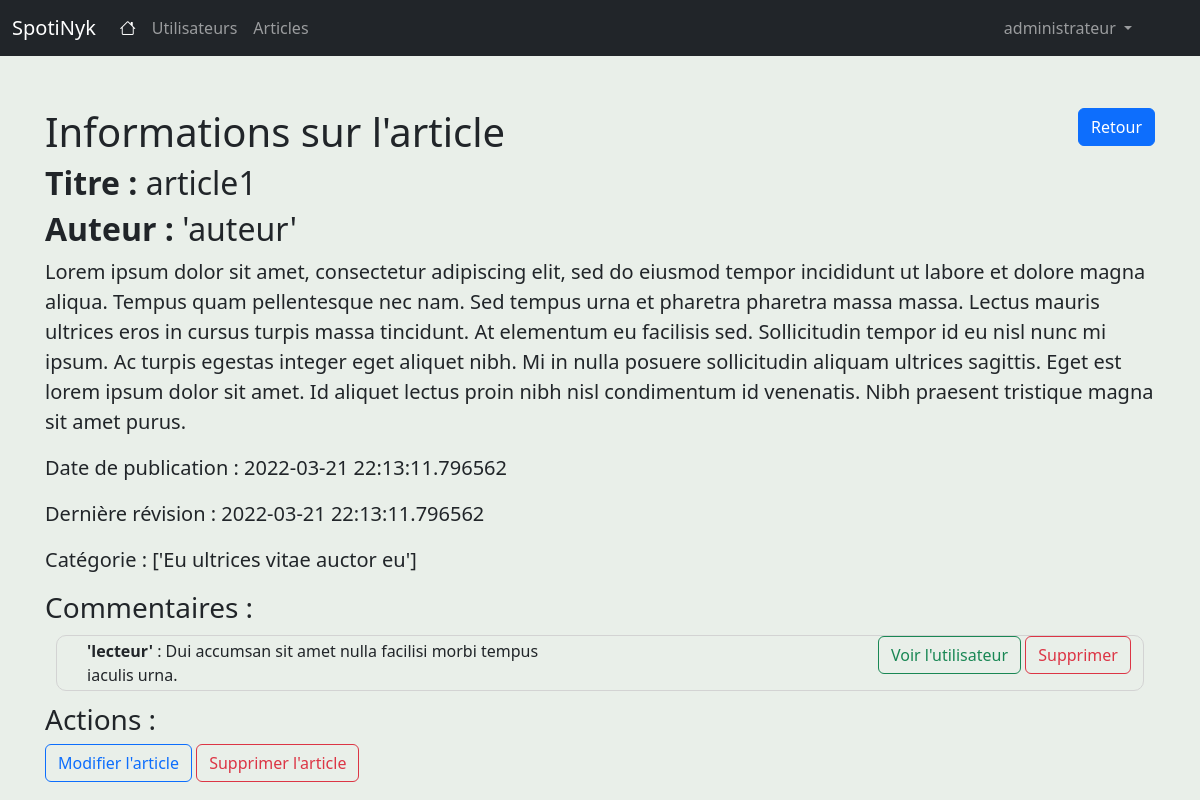
/admin/articles/show/6 (signed in), run on the app's committed database.
### app/models/tables.py (models this page shows, shortened)
class Usagers(db.Model):
    id = db.Column(db.Integer, primary_key=True)
    username = db.Column(db.String(80), unique=True, nullable=False)
    email = db.Column(db.String(120), unique=True, nullable=False)
    password = db.Column(db.String(100), nullable=False)
    profil_id = db.Column(db.Integer, db.ForeignKey('profils.id'), nullable=False)
    def __repr__(self):
        return '%r' % self.username

class Articles(db.Model):
    id = db.Column(db.Integer, primary_key=True)
    title = db.Column(db.String(80), nullable=False)
    text = db.Column(db.Text, nullable=False)
    date_publication = db.Column(db.DateTime, nullable=False, default=datetime.utcnow)
    date_revision = db.Column(db.DateTime, nullable=False, default=datetime.utcnow)
    usager_id = db.Column(db.Integer, db.ForeignKey('usagers.id'), nullable=False)
    statut = db.Column(db.Integer, nullable=False)
    usager = db.relationship('Usagers', backref=db.backref('articles', lazy=True))
    article_balise = db.relationship("ArticleBalise", back_populates="article")
    article_reaction = db.relationship("ArticleReaction", back_populates="article")
    def __repr__(self):
        return '<Article %r>' % self.title

class Balises(db.Model):
    id = db.Column(db.Integer, primary_key=True)
    description = db.Column(db.String(50), nullable=False)
    article_balise = db.relationship("ArticleBalise", back_populates="balise")
    def __repr__(self):
        return '%r' % self.description

class Commentaires(db.Model):
    id = db.Column(db.Integer, primary_key=True)
    description = db.Column(db.String(80), nullable=False)
    article_id = db.Column(db.Integer, db.ForeignKey('articles.id'), nullable=False)
    usager_id = db.Column(db.Integer, db.ForeignKey('usagers.id'), nullable=False)
    date_publication = db.Column(db.DateTime, nullable=False, default=datetime.utcnow)
    usager = db.relationship('Usagers', backref=db.backref('commentaires', lazy=True))
    article = db.relationship('Articles', backref=db.backref('commentaires', lazy=True))

### app/controllers/admin_controller.py (the view)
@login_required
def showArticle(article_id):
    article = Articles.query.get(article_id)
    commentaires = Commentaires.query.all()
    print(article)
    return render_template('show_article.html', article=article, commentaires=commentaires)

### app/ext/login.py (called while the page is built)
def init_app(app):
    lm.init_app(app)
    lm.login_view = 'default.login' #définir login_view : indiquer à Flask l'URL d'authentification des utilisateurs
    @lm.user_loader
    def load_usager(usager_id):
        return Usagers.query.get(usager_id)

### app/models/tables.py (called while the page is built)
    def __repr__(self):
        return str(repr(self.balise))

### app/templates/show_article.html (shortened to what this page needs)
{% extends "base.html" %}
{% block content %}
<div class="row">
    <div class="col">
        <h1 class="mt-5">Informations sur l'article</h1>
    </div>
    <div class="col text-end">
        <a class="btn btn-primary mt-5" href="javascript:history.go(-1)"> Retour</a>
    </div>
</div>
<div class="row">
    <div class="col lead">
        <h2><strong>Titre : </strong> {{article.title}}</h2>
    </div>
</div>
{% if current_user.profil_id == 1 %}
<div class="row">
    <div class="col lead">
        <h2><strong>Auteur : </strong> {{article.usager}}</h2>
    </div>
</div>
{% endif %}
<div class="row">
    <div class="col lead">
        <p>{{article.text}}</p>
    </div>
</div>
<div class="row">
    <div class="col lead">
        <p><strong>Date de publication : </strong> {{article.date_publication}}</p>
    </div>
</div>
<div class="row">
    <div class="col lead">
        <p><strong>Dernière révision : </strong> {{article.date_revision}}</p>
    </div>
</div>
<div class="row">
    <div class="col lead">
        <p><strong>Catégorie : </strong> {{article.article_balise}}</p>
    </div>
</div>
<div>
    <h3>Commentaires :</h3>
    {% for commentaire in commentaires %}
        {% if commentaire.article_id == article.id %}
            <div class="row" style="border: 1px solid lightgray; border-radius: 10px; margin: 1%;">
                <div class="col">
                    <p style="padding-left: 15px; margin: 3px"><strong>{{commentaire.usager}}</strong> : {{commentaire.description}}</p>
                </div>
                {% if current_user.profil_id == 1 %}
                    <div class="col text-end">
                        <form action="{{ url_for('admin.destroyCommentaireArticle', commentaire_id=commentaire.id) }}"
                                            method="GET">
                            <a href="{{ url_for('admin.showUsager', usager_id=commentaire.usager_id) }}"
                                class="btn btn-outline-success"
                                role="button">
                                    Voir l'utilisateur
                            </a>
                            <button type="submit" class="btn btn-outline-danger">Supprimer</button>
                        </form>
                    </div>
                {% endif %}
            </div>
        {% endif %}
    {% endfor %}
</div>
<h3>Actions : </h3>
<form action="{{ url_for('admin.destroyArticle', article_id=article.id) }}"
                      method="GET">
    <a href="{{ url_for('admin.updateArticle', article_id=article.id) }}"
        class="btn btn-outline-primary"
        role="button">
            Modifier l'article
    </a>
    <button type="submit" class="btn btn-outline-danger">Supprimer l'article</button>
</form>
{% endblock %}

### app/templates/base.html (shortened to what this page needs)
<!doctype html>
<html lang="en" class="h-100">
    <head>
        {% block head %}
                {% block styles %}
                    {{ bootstrap.load_css() }}
                    <link rel="stylesheet" href="https://cdn.jsdelivr.net/npm/bootstrap-icons@1.8.1/font/bootstrap-icons.css">
                {% endblock %}
        {% endblock %}
    </head>
    <body class="d-flex flex-column h-100" style="background-color: #e9efe9">
        <header>
            <nav class="navbar navbar-expand-md navbar-dark fixed-top bg-dark">
                <div class="container-fluid">
                    <a class="navbar-brand" href="{{url_for('default.index')}}">SpotiNyk</a>
                    <div class="collapse navbar-collapse" id="navbarCollapse">
                        <ul class="navbar-nav me-auto mb-2 mb-md-0">
                            <li class="nav-item">
                                <a class="nav-link active" aria-current="page" href="{{url_for('default.index')}}"> <i class="bi bi-house"></i></a>
                            </li>
                            {% if current_user.profil_id == 1 %}
                            <li class="nav-item">
                                <a class="nav-link" href="{{url_for('admin.usagers')}}">Utilisateurs</a>
                            </li>
                            <li class="nav-item">
                                <a class="nav-link" href="{{url_for('admin.articles')}}">Articles</a>
                            </li>
                            {%endif%}
                        </ul>
                        <ul class="navbar-nav mr-auto me-5 ms-2 mb-md-0">
                            {% if current_user.is_authenticated %}
                            <li class="nav-item dropdown">
                                <a class="nav-link dropdown-toggle" href="#" id="navbarDropdown" role="button" data-bs-toggle="dropdown" aria-expanded="false">
                                  {{current_user.username}}
                                </a>
                            </li>
                            {%endif%}
                        </ul>
                    </div>
                </div>
            </nav>
        </header>
        <main class="flex-shrink-0">
            <div class="container">
                {% block content %}{% endblock %}
            </div>
        </main>
    </body>
</html>

### app/templates/base.html (style rules this page uses)
main > .container { padding: 60px 15px 0; }

### data on the page
Usagers: username "administrateur"
Articles: title "article1", text "Lorem ipsum dolor sit amet, consectetur adipiscing elit, sed do eiusmod tempor incididunt ut labore et dolore magna aliqua. Tempus quam pellentesque nec nam. Sed tempus urna et pharetra pharetra massa massa. Lectus mauris ultrices eros in cursus turpis massa tincidunt. At elementum eu facilisis sed. Sollicitudin tempor id eu nisl nunc mi ipsum. Ac turpis egestas integer eget aliquet nibh. Mi in nulla posuere sollicitudin aliquam ultrices sagittis. Eget est lorem ipsum dolor sit amet. Id aliquet lectus proin nibh nisl condimentum id venenatis. Nibh praesent tristique magna sit amet purus.", date_publication "2022-03-21 22:13:11.796562", date_revision "2022-03-21 22:13:11.796562"
Usagers: usager "'auteur'"
Balises: article_balise "['Eu ultrices vitae auctor eu']"
Commentaires: usager "'lecteur'", description "Dui accumsan sit amet nulla facilisi morbi tempus iaculis urna."
